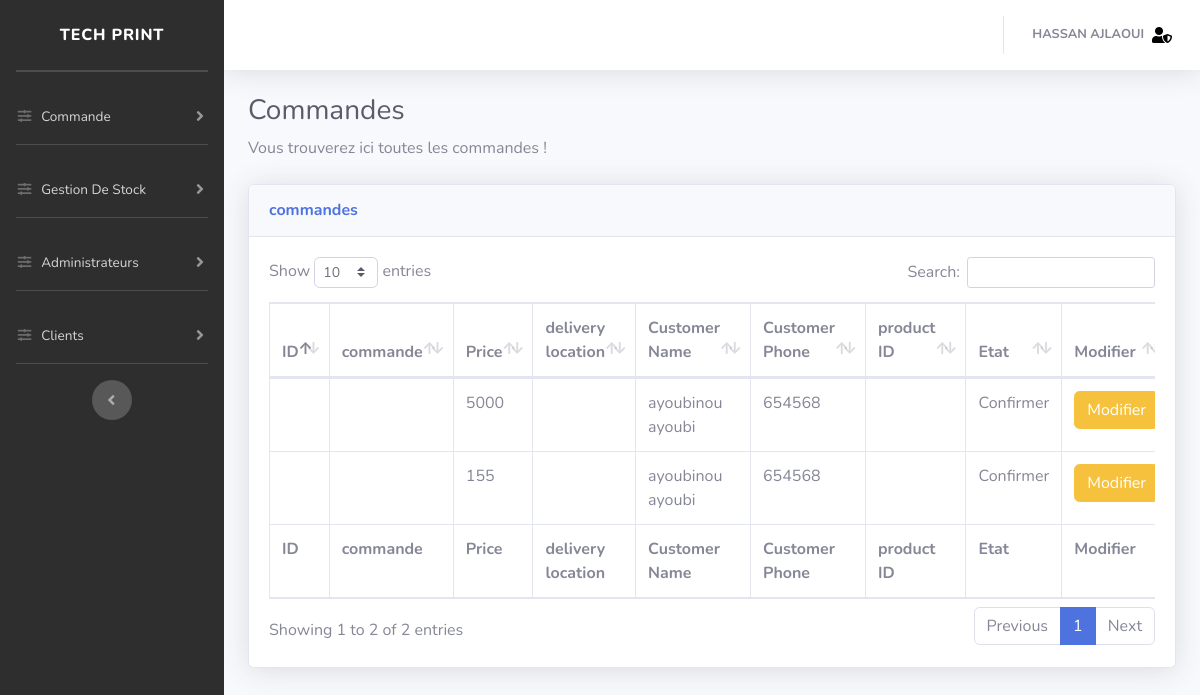
The app's page /dash/reservation.php (signed in) with its own data.
### tables this page shows
CREATE TABLE `reservations` (
  `reservationID` int(11) NOT NULL,
  `pickupDay` date NOT NULL,
  `returnDay` date NOT NULL,
  `price` decimal(10,0) NOT NULL,
  `pickupLocation` varchar(50) NOT NULL,
  `returnLocation` varchar(50) NOT NULL,
  `customerID` int(11) NOT NULL,
  `carID` int(11) NOT NULL,
  `isConfirmed` enum('-1','1') NOT NULL DEFAULT '-1'
);

CREATE TABLE `users` (
  `customerID` int(11) NOT NULL,
  `firstName` varchar(50) NOT NULL,
  `lastName` varchar(50) NOT NULL,
  `mobile` varchar(11) NOT NULL,
  `city` varchar(50) NOT NULL,
  `adresse` varchar(50) NOT NULL,
  `email` varchar(50) NOT NULL,
  `type` enum('admin','user') NOT NULL,
  `password` varchar(50) NOT NULL
);

### dash/traitement/function.php (called while the page is built, shortened)
<?php
	function connecte(){
					try{
						$db = new PDO('mysql:host=localhost;dbname=cars;charset=utf8','root','');
						$db->setAttribute(PDO::ATTR_DEFAULT_FETCH_MODE, PDO::FETCH_ASSOC);
						$db->query("SET NAMES utf8mb4");
					}catch(PDOException $e){
					}
					return $db;
				}
	function PDO($query,$array){
					$db = connecte();
					$stm = $db->prepare($query);
					$stm->execute();
					return $stm;
				}
?>

### dash/reservation.php (the view, shortened to what this page needs)
<!DOCTYPE html>
<html lang="en">
<head>
  <link href="vendor/fontawesome-free/css/all.min.css" rel="stylesheet" type="text/css">
  <link href="css/sb-admin-2.min.css" rel="stylesheet">
  <link href="vendor/datatables/dataTables.bootstrap4.min.css" rel="stylesheet">
</head>
<body id="page-top">
  <div id="wrapper">
    <div id="content-wrapper" class="d-flex flex-column">
      <div id="content">
         <?php
          include("nav.php");
          include("traitement/function.php");
        ?>
        <div class="container-fluid">
          <h1 class="h3 mb-2 text-gray-800">Commandes</h1>
          <p class="mb-4">Vous trouverez ici toutes les commandes ! </p>
          <div class="card shadow mb-4">
            <div class="card-header py-3">
              <h6 class="m-0 font-weight-bold text-primary">commandes</h6>
            </div>
            <div class="card-body">
              <div class="table-responsive">
                <table class="table table-bordered" id="dataTable" width="100%" cellspacing="0">
                  <thead>
                    <tr>
                      <th>ID</th>
                      <th>commande</th>
                      <th>Price</th>
                      <th>delivery location</th>
                      <th>Customer Name</th>
                      <th>Customer Phone</th>
                      <th>product ID</th>
                      <th>Etat</th>
                      <th>Modifier</th>
                    </tr>
                  </thead>
                  <tfoot>
                    <tr>
                     <th>ID</th>
                      <th>commande</th>
                      <th>Price</th>
                      <th>delivery location</th>
                      <th>Customer Name</th>
                      <th>Customer Phone</th>
                      <th>product ID</th>
                      <th>Etat</th>
                      <th>Modifier</th>
                    </tr>
                  </tfoot>
                  <tbody>
                      <?php
                         $sql = "SELECT * FROM reservations,users WHERE reservations.customerID=users.customerID and isConfirmed='1' ORDER BY reservationID asc";
                         $value = array();
                         $result = PDO($sql,$value);
                        if($result->rowCount()!=0)
                        {
                          while($row = $result->fetch())
                          {
                            echo '
                                <tr>
                                 <td>'.$row['commandeID'].'</td>
                                  <td>'.$row['commande'].'</td>
                                  <td>'.$row['price'].'</td>
                                  <td>'.$row['deliverylocation'].'</td>
                                  <td>'.$row['firstName'].' '.$row['lastName'].'</td>
                                  <td>'.$row['mobile'].'</td>
                                  <td>'.$row['productID'].'</td>
                                  <td> Confirmer </td>
                                  <td>
                                      <button type="button" class="btn btn-warning" onclick=" window.location.href = \'traitReservation.php?id='.$row['reservationID'].'\';">
                                          Modifier
                                      </button>
                                  </td>
                                  <td>
                                      <form action="refuseReservation.php" method="post">
                                        <input type="hidden"   name="id" value="'.$row['reservationID'].'" >
                                        <input type="submit" value="Supprimer" class="btn btn-danger">
                                      </form>
                                  </td>
                                </tr>'
                            ;
                          }
                        }
                      ?>
                  </tbody>
                </table>
              </div>
            </div>
          </div>
        </div>
      </div>
    </div>
  </div>
</body>
</html>

### records on screen
reservations: price "5000", customerID.firstName "ayoubinou", customerID.lastName "ayoubi", customerID.mobile "654568"
reservations: price "155", customerID.firstName "ayoubinou", customerID.lastName "ayoubi", customerID.mobile "654568"

### other values on screen
$_SESSION['nom'] "HASSAN AJLAOUI"
